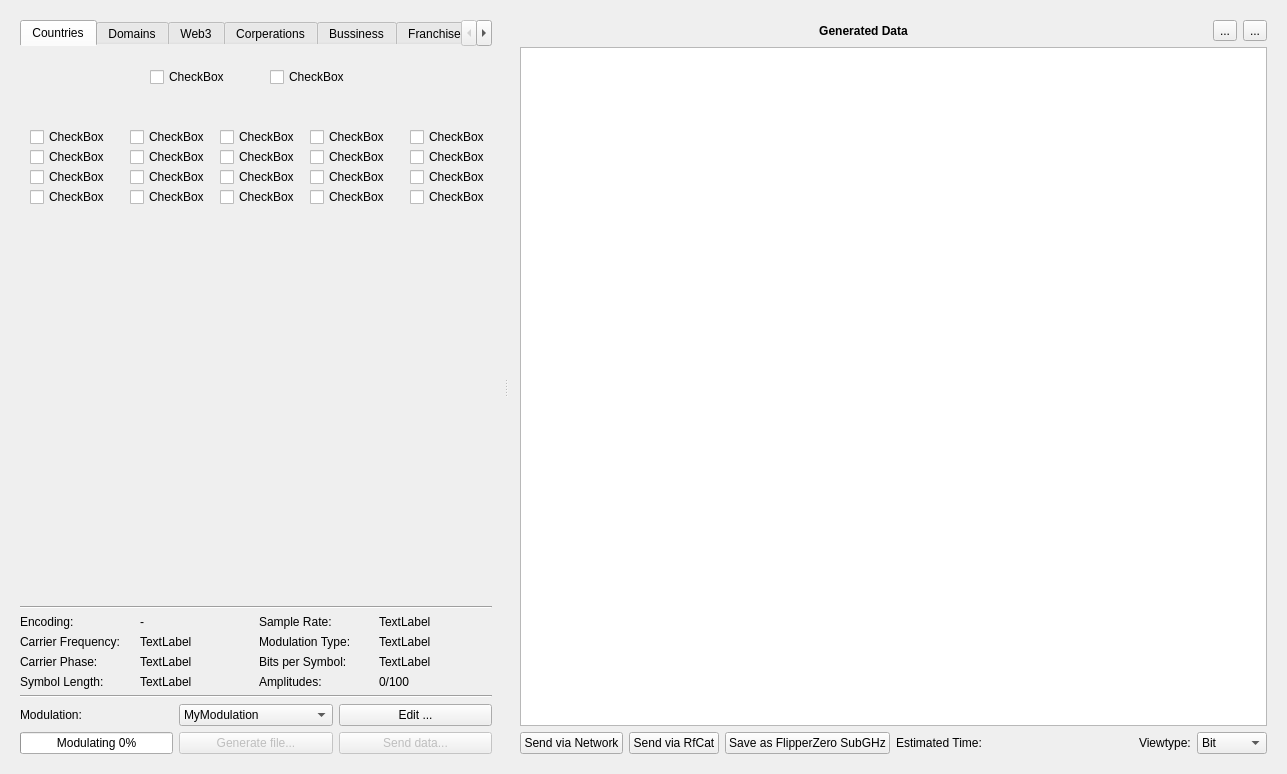
<?xml version="1.0" encoding="UTF-8"?>
<ui version="4.0">
 <class>GeneratorTab</class>
 <widget class="QWidget" name="GeneratorTab">
  <property name="geometry">
   <rect>
    <x>0</x>
    <y>0</y>
    <width>1287</width>
    <height>774</height>
   </rect>
  </property>
  <property name="windowTitle">
   <string>Form</string>
  </property>
  <layout class="QVBoxLayout" name="verticalLayout_3">
   <property name="spacing">
    <number>0</number>
   </property>
   <property name="leftMargin">
    <number>0</number>
   </property>
   <property name="topMargin">
    <number>0</number>
   </property>
   <property name="rightMargin">
    <number>0</number>
   </property>
   <property name="bottomMargin">
    <number>0</number>
   </property>
   <item>
    <widget class="QScrollArea" name="scrollArea">
     <property name="frameShape">
      <enum>QFrame::NoFrame</enum>
     </property>
     <property name="widgetResizable">
      <bool>true</bool>
     </property>
     <widget class="QWidget" name="scrollAreaWidgetContents">
      <property name="geometry">
       <rect>
        <x>0</x>
        <y>0</y>
        <width>1287</width>
        <height>774</height>
       </rect>
      </property>
      <layout class="QVBoxLayout" name="verticalLayout_2">
       <item>
        <widget class="QSplitter" name="splitter">
         <property name="styleSheet">
          <string notr="true">QSplitter::handle:horizontal {
margin: 4px 0px;
    background-color: qlineargradient(x1:0, y1:0, x2:0, y2:1, 
stop:0 rgba(255, 255, 255, 0), 
stop:0.5 rgba(100, 100, 100, 100), 
stop:1 rgba(255, 255, 255, 0));
image: url(:/icons/icons/splitter_handle_vertical.svg);
}</string>
         </property>
         <property name="orientation">
          <enum>Qt::Horizontal</enum>
         </property>
         <property name="handleWidth">
          <number>6</number>
         </property>
         <widget class="QWidget" name="layoutWidget_2">
          <layout class="QVBoxLayout" name="verticalLayout">
           <property name="leftMargin">
            <number>11</number>
           </property>
           <property name="topMargin">
            <number>11</number>
           </property>
           <property name="rightMargin">
            <number>11</number>
           </property>
           <property name="bottomMargin">
            <number>11</number>
           </property>
           <item>
            <widget class="QTabWidget" name="tabWidget">
             <property name="sizePolicy">
              <sizepolicy hsizetype="Expanding" vsizetype="Expanding">
               <horstretch>0</horstretch>
               <verstretch>0</verstretch>
              </sizepolicy>
             </property>
             <property name="styleSheet">
              <string notr="true">QTabWidget::pane { border: 0; }</string>
             </property>
             <property name="tabPosition">
              <enum>QTabWidget::North</enum>
             </property>
             <property name="tabShape">
              <enum>QTabWidget::Rounded</enum>
             </property>
             <property name="currentIndex">
              <number>0</number>
             </property>
             <widget class="QWidget" name="tab_proto">
              <attribute name="title">
               <string>Countries</string>
              </attribute>
              <widget class="QCheckBox" name="checkBox">
               <property name="geometry">
                <rect>
                 <x>250</x>
                 <y>20</y>
                 <width>78</width>
                 <height>22</height>
                </rect>
               </property>
               <property name="text">
                <string>CheckBox</string>
               </property>
              </widget>
              <widget class="QCheckBox" name="checkBox_2">
               <property name="geometry">
                <rect>
                 <x>130</x>
                 <y>20</y>
                 <width>78</width>
                 <height>22</height>
                </rect>
               </property>
               <property name="text">
                <string>CheckBox</string>
               </property>
              </widget>
              <widget class="QCheckBox" name="checkBox_3">
               <property name="geometry">
                <rect>
                 <x>290</x>
                 <y>80</y>
                 <width>78</width>
                 <height>22</height>
                </rect>
               </property>
               <property name="text">
                <string>CheckBox</string>
               </property>
              </widget>
              <widget class="QCheckBox" name="checkBox_4">
               <property name="geometry">
                <rect>
                 <x>390</x>
                 <y>80</y>
                 <width>78</width>
                 <height>22</height>
                </rect>
               </property>
               <property name="text">
                <string>CheckBox</string>
               </property>
              </widget>
              <widget class="QCheckBox" name="checkBox_5">
               <property name="geometry">
                <rect>
                 <x>200</x>
                 <y>80</y>
                 <width>78</width>
                 <height>22</height>
                </rect>
               </property>
               <property name="text">
                <string>CheckBox</string>
               </property>
              </widget>
              <widget class="QCheckBox" name="checkBox_6">
               <property name="geometry">
                <rect>
                 <x>110</x>
                 <y>80</y>
                 <width>78</width>
                 <height>22</height>
                </rect>
               </property>
               <property name="text">
                <string>CheckBox</string>
               </property>
              </widget>
              <widget class="QCheckBox" name="checkBox_7">
               <property name="geometry">
                <rect>
                 <x>10</x>
                 <y>80</y>
                 <width>78</width>
                 <height>22</height>
                </rect>
               </property>
               <property name="text">
                <string>CheckBox</string>
               </property>
              </widget>
              <widget class="QCheckBox" name="checkBox_8">
               <property name="geometry">
                <rect>
                 <x>110</x>
                 <y>120</y>
                 <width>78</width>
                 <height>22</height>
                </rect>
               </property>
               <property name="text">
                <string>CheckBox</string>
               </property>
              </widget>
              <widget class="QCheckBox" name="checkBox_9">
               <property name="geometry">
                <rect>
                 <x>10</x>
                 <y>120</y>
                 <width>78</width>
                 <height>22</height>
                </rect>
               </property>
               <property name="text">
                <string>CheckBox</string>
               </property>
              </widget>
              <widget class="QCheckBox" name="checkBox_10">
               <property name="geometry">
                <rect>
                 <x>200</x>
                 <y>120</y>
                 <width>78</width>
                 <height>22</height>
                </rect>
               </property>
               <property name="text">
                <string>CheckBox</string>
               </property>
              </widget>
              <widget class="QCheckBox" name="checkBox_11">
               <property name="geometry">
                <rect>
                 <x>390</x>
                 <y>120</y>
                 <width>78</width>
                 <height>22</height>
                </rect>
               </property>
               <property name="text">
                <string>CheckBox</string>
               </property>
              </widget>
              <widget class="QCheckBox" name="checkBox_12">
               <property name="geometry">
                <rect>
                 <x>290</x>
                 <y>120</y>
                 <width>78</width>
                 <height>22</height>
                </rect>
               </property>
               <property name="text">
                <string>CheckBox</string>
               </property>
              </widget>
              <widget class="QCheckBox" name="checkBox_13">
               <property name="geometry">
                <rect>
                 <x>110</x>
                 <y>140</y>
                 <width>78</width>
                 <height>22</height>
                </rect>
               </property>
               <property name="text">
                <string>CheckBox</string>
               </property>
              </widget>
              <widget class="QCheckBox" name="checkBox_14">
               <property name="geometry">
                <rect>
                 <x>10</x>
                 <y>140</y>
                 <width>78</width>
                 <height>22</height>
                </rect>
               </property>
               <property name="text">
                <string>CheckBox</string>
               </property>
              </widget>
              <widget class="QCheckBox" name="checkBox_15">
               <property name="geometry">
                <rect>
                 <x>200</x>
                 <y>140</y>
                 <width>78</width>
                 <height>22</height>
                </rect>
               </property>
               <property name="text">
                <string>CheckBox</string>
               </property>
              </widget>
              <widget class="QCheckBox" name="checkBox_16">
               <property name="geometry">
                <rect>
                 <x>390</x>
                 <y>140</y>
                 <width>78</width>
                 <height>22</height>
                </rect>
               </property>
               <property name="text">
                <string>CheckBox</string>
               </property>
              </widget>
              <widget class="QCheckBox" name="checkBox_17">
               <property name="geometry">
                <rect>
                 <x>290</x>
                 <y>140</y>
                 <width>78</width>
                 <height>22</height>
                </rect>
               </property>
               <property name="text">
                <string>CheckBox</string>
               </property>
              </widget>
              <widget class="QCheckBox" name="checkBox_18">
               <property name="geometry">
                <rect>
                 <x>110</x>
                 <y>100</y>
                 <width>78</width>
                 <height>22</height>
                </rect>
               </property>
               <property name="text">
                <string>CheckBox</string>
               </property>
              </widget>
              <widget class="QCheckBox" name="checkBox_19">
               <property name="geometry">
                <rect>
                 <x>10</x>
                 <y>100</y>
                 <width>78</width>
                 <height>22</height>
                </rect>
               </property>
               <property name="text">
                <string>CheckBox</string>
               </property>
              </widget>
              <widget class="QCheckBox" name="checkBox_20">
               <property name="geometry">
                <rect>
                 <x>200</x>
                 <y>100</y>
                 <width>78</width>
                 <height>22</height>
                </rect>
               </property>
               <property name="text">
                <string>CheckBox</string>
               </property>
              </widget>
              <widget class="QCheckBox" name="checkBox_21">
               <property name="geometry">
                <rect>
                 <x>390</x>
                 <y>100</y>
                 <width>78</width>
                 <height>22</height>
                </rect>
               </property>
               <property name="text">
                <string>CheckBox</string>
               </property>
              </widget>
              <widget class="QCheckBox" name="checkBox_22">
               <property name="geometry">
                <rect>
                 <x>290</x>
                 <y>100</y>
                 <width>78</width>
                 <height>22</height>
                </rect>
               </property>
               <property name="text">
                <string>CheckBox</string>
               </property>
              </widget>
             </widget>
             <widget class="QWidget" name="tab_pauses">
              <attribute name="title">
               <string>Domains</string>
              </attribute>
              <layout class="QGridLayout" name="gridLayout_5">
               <property name="leftMargin">
                <number>0</number>
               </property>
               <property name="topMargin">
                <number>0</number>
               </property>
               <property name="rightMargin">
                <number>0</number>
               </property>
               <property name="bottomMargin">
                <number>0</number>
               </property>
               <item row="0" column="0" colspan="2">
                <widget class="GeneratorListWidget" name="lWPauses">
                 <property name="sizePolicy">
                  <sizepolicy hsizetype="Expanding" vsizetype="Expanding">
                   <horstretch>0</horstretch>
                   <verstretch>0</verstretch>
                  </sizepolicy>
                 </property>
                 <property name="toolTip">
                  <string>&lt;html&gt;&lt;head/&gt;&lt;body&gt;&lt;p&gt;The pauses will be added automatically when you drag a protocol from the tree above to the table on the right.&lt;br/&gt;&lt;/p&gt;&lt;p&gt;You can see the &lt;span style=&quot; font-weight:600;&quot;&gt;position&lt;/span&gt; of each pause by &lt;span style=&quot; font-weight:600;&quot;&gt;selecting it&lt;/span&gt;. There will be drawn a line in the table indicating the position of the pause.&lt;br/&gt;&lt;/p&gt;&lt;p&gt;Use context menu or double click to &lt;span style=&quot; font-weight:600;&quot;&gt;edit a pauses' length&lt;/span&gt;.&lt;/p&gt;&lt;/body&gt;&lt;/html&gt;</string>
                 </property>
                 <property name="editTriggers">
                  <set>QAbstractItemView::DoubleClicked|QAbstractItemView::EditKeyPressed</set>
                 </property>
                 <property name="showDropIndicator" stdset="0">
                  <bool>false</bool>
                 </property>
                 <property name="dragDropMode">
                  <enum>QAbstractItemView::NoDragDrop</enum>
                 </property>
                </widget>
               </item>
              </layout>
             </widget>
             <widget class="QWidget" name="tab">
              <attribute name="title">
               <string>Web3</string>
              </attribute>
              <widget class="QGroupBox" name="groupBox_2">
               <property name="geometry">
                <rect>
                 <x>0</x>
                 <y>450</y>
                 <width>479</width>
                 <height>85</height>
                </rect>
               </property>
               <property name="title">
                <string>Add fuzzing values to generated data</string>
               </property>
               <layout class="QHBoxLayout" name="horizontalLayout_8">
                <item>
                 <widget class="QStackedWidget" name="stackedWidgetFuzzing_2">
                  <property name="sizePolicy">
                   <sizepolicy hsizetype="Preferred" vsizetype="Maximum">
                    <horstretch>0</horstretch>
                    <verstretch>0</verstretch>
                   </sizepolicy>
                  </property>
                  <property name="currentIndex">
                   <number>0</number>
                  </property>
                  <widget class="QWidget" name="pageFuzzingUI_2">
                   <layout class="QHBoxLayout" name="horizontalLayout_5">
                    <item>
                     <widget class="QPushButton" name="btnFuzz_2">
                      <property name="text">
                       <string>Fuzz</string>
                      </property>
                     </widget>
                    </item>
                    <item>
                     <widget class="QRadioButton" name="rBSuccessive_2">
                      <property name="toolTip">
                       <string>&lt;html&gt;&lt;head/&gt;&lt;body&gt;&lt;p&gt;For multiple labels per message the fuzzed values are inserted &lt;span style=&quot; font-weight:600;&quot;&gt;one-by-one&lt;/span&gt;.&lt;/p&gt;&lt;/body&gt;&lt;/html&gt;</string>
                      </property>
                      <property name="text">
                       <string>S&amp;uccessive</string>
                      </property>
                      <property name="checked">
                       <bool>true</bool>
                      </property>
                     </widget>
                    </item>
                    <item>
                     <widget class="QRadioButton" name="rbConcurrent_2">
                      <property name="toolTip">
                       <string>&lt;html&gt;&lt;head/&gt;&lt;body&gt;&lt;p&gt;For multiple labels per message the labels are fuzzed &lt;span style=&quot; font-weight:600;&quot;&gt;at the same time&lt;/span&gt;.&lt;/p&gt;&lt;/body&gt;&lt;/html&gt;</string>
                      </property>
                      <property name="text">
                       <string>&amp;Concurrent</string>
                      </property>
                     </widget>
                    </item>
                    <item>
                     <widget class="QRadioButton" name="rBExhaustive_2">
                      <property name="toolTip">
                       <string>&lt;html&gt;&lt;head/&gt;&lt;body&gt;&lt;p&gt;For multiple labels per message the fuzzed values are inserted in &lt;span style=&quot; font-weight:600;&quot;&gt;all possible combinations&lt;/span&gt;.&lt;/p&gt;&lt;/body&gt;&lt;/html&gt;</string>
                      </property>
                      <property name="text">
                       <string>E&amp;xhaustive</string>
                      </property>
                     </widget>
                    </item>
                   </layout>
                  </widget>
                  <widget class="QWidget" name="pageFuzzingProgressBar_2">
                   <layout class="QHBoxLayout" name="horizontalLayout_9">
                    <item>
                     <widget class="QProgressBar" name="progressBarFuzzing_2">
                      <property name="value">
                       <number>24</number>
                      </property>
                      <property name="format">
                       <string>%v/%m</string>
                      </property>
                     </widget>
                    </item>
                   </layout>
                  </widget>
                 </widget>
                </item>
               </layout>
              </widget>
             </widget>
             <widget class="QWidget" name="tab_fuzzing">
              <attribute name="title">
               <string>Corperations</string>
              </attribute>
              <layout class="QVBoxLayout" name="verticalLayout_9">
               <property name="spacing">
                <number>6</number>
               </property>
               <property name="leftMargin">
                <number>0</number>
               </property>
               <property name="topMargin">
                <number>0</number>
               </property>
               <property name="rightMargin">
                <number>0</number>
               </property>
               <property name="bottomMargin">
                <number>0</number>
               </property>
               <item>
                <widget class="GeneratorListView" name="listViewProtoLabels">
                 <property name="sizePolicy">
                  <sizepolicy hsizetype="Expanding" vsizetype="Expanding">
                   <horstretch>0</horstretch>
                   <verstretch>0</verstretch>
                  </sizepolicy>
                 </property>
                 <property name="editTriggers">
                  <set>QAbstractItemView::EditKeyPressed</set>
                 </property>
                </widget>
               </item>
               <item>
                <widget class="QGroupBox" name="groupBox">
                 <property name="title">
                  <string>Add fuzzing values to generated data</string>
                 </property>
                 <layout class="QHBoxLayout" name="horizontalLayout_6">
                  <item>
                   <widget class="QStackedWidget" name="stackedWidgetFuzzing">
                    <property name="sizePolicy">
                     <sizepolicy hsizetype="Preferred" vsizetype="Maximum">
                      <horstretch>0</horstretch>
                      <verstretch>0</verstretch>
                     </sizepolicy>
                    </property>
                    <property name="currentIndex">
                     <number>0</number>
                    </property>
                    <widget class="QWidget" name="pageFuzzingUI">
                     <layout class="QHBoxLayout" name="horizontalLayout_4">
                      <item>
                       <widget class="QPushButton" name="btnFuzz">
                        <property name="text">
                         <string>Fuzz</string>
                        </property>
                       </widget>
                      </item>
                      <item>
                       <widget class="QRadioButton" name="rBSuccessive">
                        <property name="toolTip">
                         <string>&lt;html&gt;&lt;head/&gt;&lt;body&gt;&lt;p&gt;For multiple labels per message the fuzzed values are inserted &lt;span style=&quot; font-weight:600;&quot;&gt;one-by-one&lt;/span&gt;.&lt;/p&gt;&lt;/body&gt;&lt;/html&gt;</string>
                        </property>
                        <property name="text">
                         <string>S&amp;uccessive</string>
                        </property>
                        <property name="checked">
                         <bool>true</bool>
                        </property>
                       </widget>
                      </item>
                      <item>
                       <widget class="QRadioButton" name="rbConcurrent">
                        <property name="toolTip">
                         <string>&lt;html&gt;&lt;head/&gt;&lt;body&gt;&lt;p&gt;For multiple labels per message the labels are fuzzed &lt;span style=&quot; font-weight:600;&quot;&gt;at the same time&lt;/span&gt;.&lt;/p&gt;&lt;/body&gt;&lt;/html&gt;</string>
                        </property>
                        <property name="text">
                         <string>&amp;Concurrent</string>
                        </property>
                       </widget>
                      </item>
                      <item>
                       <widget class="QRadioButton" name="rBExhaustive">
                        <property name="toolTip">
                         <string>&lt;html&gt;&lt;head/&gt;&lt;body&gt;&lt;p&gt;For multiple labels per message the fuzzed values are inserted in &lt;span style=&quot; font-weight:600;&quot;&gt;all possible combinations&lt;/span&gt;.&lt;/p&gt;&lt;/body&gt;&lt;/html&gt;</string>
                        </property>
                        <property name="text">
                         <string>E&amp;xhaustive</string>
                        </property>
                       </widget>
                      </item>
                     </layout>
                    </widget>
                    <widget class="QWidget" name="pageFuzzingProgressBar">
                     <layout class="QHBoxLayout" name="horizontalLayout_7">
                      <item>
                       <widget class="QProgressBar" name="progressBarFuzzing">
                        <property name="value">
                         <number>24</number>
                        </property>
                        <property name="format">
                         <string>%v/%m</string>
                        </property>
                       </widget>
                      </item>
                     </layout>
                    </widget>
                   </widget>
                  </item>
                 </layout>
                </widget>
               </item>
              </layout>
             </widget>
             <widget class="QWidget" name="tab_2">
              <attribute name="title">
               <string>Bussiness</string>
              </attribute>
             </widget>
             <widget class="QWidget" name="tab_3">
              <attribute name="title">
               <string>Franchise</string>
              </attribute>
             </widget>
             <widget class="QWidget" name="tab_4">
              <attribute name="title">
               <string>Page</string>
              </attribute>
             </widget>
            </widget>
           </item>
           <item>
            <widget class="Line" name="line_2">
             <property name="orientation">
              <enum>Qt::Horizontal</enum>
             </property>
            </widget>
           </item>
           <item>
            <layout class="QGridLayout" name="gridLayout_6">
             <property name="leftMargin">
              <number>0</number>
             </property>
             <property name="rightMargin">
              <number>0</number>
             </property>
             <item row="0" column="0" colspan="3">
              <layout class="QGridLayout" name="modulationLayout_2">
               <item row="2" column="1">
                <widget class="QLabel" name="lCarrierPhaseValue">
                 <property name="text">
                  <string>TextLabel</string>
                 </property>
                </widget>
               </item>
               <item row="1" column="3">
                <widget class="QLabel" name="lModTypeValue">
                 <property name="text">
                  <string>TextLabel</string>
                 </property>
                </widget>
               </item>
               <item row="3" column="0">
                <widget class="QLabel" name="lBitLength">
                 <property name="text">
                  <string>Symbol Length:</string>
                 </property>
                </widget>
               </item>
               <item row="0" column="0">
                <widget class="QLabel" name="lEncoding">
                 <property name="text">
                  <string>Encoding:</string>
                 </property>
                </widget>
               </item>
               <item row="1" column="1">
                <widget class="QLabel" name="lCarrierFreqValue">
                 <property name="text">
                  <string>TextLabel</string>
                 </property>
                </widget>
               </item>
               <item row="3" column="1">
                <widget class="QLabel" name="lBitLenValue">
                 <property name="text">
                  <string>TextLabel</string>
                 </property>
                </widget>
               </item>
               <item row="0" column="1">
                <widget class="QLabel" name="lEncodingValue">
                 <property name="sizePolicy">
                  <sizepolicy hsizetype="Preferred" vsizetype="Preferred">
                   <horstretch>0</horstretch>
                   <verstretch>0</verstretch>
                  </sizepolicy>
                 </property>
                 <property name="text">
                  <string>-</string>
                 </property>
                </widget>
               </item>
               <item row="0" column="2">
                <widget class="QLabel" name="lSampleRate">
                 <property name="text">
                  <string>Sample Rate:</string>
                 </property>
                </widget>
               </item>
               <item row="3" column="3">
                <widget class="ElidedLabel" name="labelParameterValues">
                 <property name="text">
                  <string>0/100</string>
                 </property>
                </widget>
               </item>
               <item row="1" column="2">
                <widget class="QLabel" name="lModType">
                 <property name="text">
                  <string>Modulation Type:</string>
                 </property>
                </widget>
               </item>
               <item row="2" column="0">
                <widget class="QLabel" name="label_carrier_phase">
                 <property name="text">
                  <string>Carrier Phase:</string>
                 </property>
                </widget>
               </item>
               <item row="0" column="3">
                <widget class="QLabel" name="lSampleRateValue">
                 <property name="text">
                  <string>TextLabel</string>
                 </property>
                </widget>
               </item>
               <item row="3" column="2">
                <widget class="QLabel" name="lParamCaption">
                 <property name="text">
                  <string>Amplitudes:</string>
                 </property>
                </widget>
               </item>
               <item row="2" column="2">
                <widget class="QLabel" name="label">
                 <property name="text">
                  <string>Bits per Symbol:</string>
                 </property>
                </widget>
               </item>
               <item row="2" column="3">
                <widget class="QLabel" name="labelBitsPerSymbol">
                 <property name="text">
                  <string>TextLabel</string>
                 </property>
                </widget>
               </item>
               <item row="1" column="0">
                <widget class="QLabel" name="lCarrierFrequency">
                 <property name="text">
                  <string>Carrier Frequency:</string>
                 </property>
                </widget>
               </item>
              </layout>
             </item>
             <item row="1" column="0" colspan="3">
              <widget class="Line" name="line">
               <property name="orientation">
                <enum>Qt::Horizontal</enum>
               </property>
              </widget>
             </item>
             <item row="2" column="1">
              <widget class="QComboBox" name="cBoxModulations">
               <item>
                <property name="text">
                 <string>MyModulation</string>
                </property>
               </item>
              </widget>
             </item>
             <item row="5" column="0">
              <widget class="QProgressBar" name="prBarGeneration">
               <property name="sizePolicy">
                <sizepolicy hsizetype="Minimum" vsizetype="Fixed">
                 <horstretch>0</horstretch>
                 <verstretch>0</verstretch>
                </sizepolicy>
               </property>
               <property name="value">
                <number>0</number>
               </property>
               <property name="format">
                <string>Modulating %p%</string>
               </property>
              </widget>
             </item>
             <item row="5" column="2">
              <widget class="QPushButton" name="btnSend">
               <property name="enabled">
                <bool>false</bool>
               </property>
               <property name="text">
                <string>Send data...</string>
               </property>
               <property name="icon">
                <iconset theme="media-playback-start"/>
               </property>
              </widget>
             </item>
             <item row="2" column="2">
              <widget class="QPushButton" name="btnEditModulation">
               <property name="text">
                <string>Edit ...</string>
               </property>
              </widget>
             </item>
             <item row="2" column="0">
              <widget class="QLabel" name="lModulation">
               <property name="text">
                <string>Modulation:</string>
               </property>
              </widget>
             </item>
             <item row="5" column="1">
              <widget class="QPushButton" name="btnGenerate">
               <property name="enabled">
                <bool>false</bool>
               </property>
               <property name="toolTip">
                <string>Generate the complex file of the modulated signal, after tuning all parameters above.</string>
               </property>
               <property name="text">
                <string>Generate file...</string>
               </property>
               <property name="icon">
                <iconset theme="document-new"/>
               </property>
              </widget>
             </item>
            </layout>
           </item>
          </layout>
         </widget>
         <widget class="QWidget" name="layoutWidget">
          <layout class="QGridLayout" name="gridLayout_2">
           <property name="leftMargin">
            <number>11</number>
           </property>
           <property name="topMargin">
            <number>11</number>
           </property>
           <property name="rightMargin">
            <number>11</number>
           </property>
           <property name="bottomMargin">
            <number>11</number>
           </property>
           <item row="1" column="0" colspan="8">
            <widget class="GeneratorTableView" name="tableMessages">
             <property name="acceptDrops">
              <bool>true</bool>
             </property>
             <property name="frameShape">
              <enum>QFrame::StyledPanel</enum>
             </property>
             <property name="dragEnabled">
              <bool>false</bool>
             </property>
             <property name="dragDropOverwriteMode">
              <bool>false</bool>
             </property>
             <property name="dragDropMode">
              <enum>QAbstractItemView::DropOnly</enum>
             </property>
             <property name="defaultDropAction">
              <enum>Qt::CopyAction</enum>
             </property>
             <property name="alternatingRowColors">
              <bool>true</bool>
             </property>
             <property name="selectionBehavior">
              <enum>QAbstractItemView::SelectItems</enum>
             </property>
             <property name="verticalScrollMode">
              <enum>QAbstractItemView::ScrollPerPixel</enum>
             </property>
             <property name="horizontalScrollMode">
              <enum>QAbstractItemView::ScrollPerPixel</enum>
             </property>
             <property name="showGrid">
              <bool>false</bool>
             </property>
             <attribute name="horizontalHeaderHighlightSections">
              <bool>false</bool>
             </attribute>
             <attribute name="verticalHeaderHighlightSections">
              <bool>false</bool>
             </attribute>
            </widget>
           </item>
           <item row="2" column="0">
            <widget class="QPushButton" name="btnNetworkSDRSend">
             <property name="toolTip">
              <string>&lt;html&gt;&lt;head/&gt;&lt;body&gt;&lt;p&gt;&lt;span style=&quot; font-weight:600;&quot;&gt;Send encoded data to your external application via TCP.&lt;/span&gt;&lt;/p&gt;&lt;/body&gt;&lt;/html&gt;</string>
             </property>
             <property name="text">
              <string>Send via Network</string>
             </property>
             <property name="icon">
              <iconset theme="network-wired"/>
             </property>
             <property name="checkable">
              <bool>true</bool>
             </property>
            </widget>
           </item>
           <item row="2" column="4" colspan="2">
            <spacer name="horizontalSpacer_3">
             <property name="orientation">
              <enum>Qt::Horizontal</enum>
             </property>
             <property name="sizeHint" stdset="0">
              <size>
               <width>38</width>
               <height>22</height>
              </size>
             </property>
            </spacer>
           </item>
           <item row="2" column="7">
            <widget class="QComboBox" name="cbViewType">
             <item>
              <property name="text">
               <string>Bit</string>
              </property>
             </item>
             <item>
              <property name="text">
               <string>Hex</string>
              </property>
             </item>
             <item>
              <property name="text">
               <string>ASCII</string>
              </property>
             </item>
            </widget>
           </item>
           <item row="2" column="6">
            <widget class="QLabel" name="lViewType">
             <property name="sizePolicy">
              <sizepolicy hsizetype="Fixed" vsizetype="Preferred">
               <horstretch>0</horstretch>
               <verstretch>0</verstretch>
              </sizepolicy>
             </property>
             <property name="text">
              <string>Viewtype:</string>
             </property>
            </widget>
           </item>
           <item row="2" column="1">
            <widget class="QPushButton" name="btnRfCatSend">
             <property name="toolTip">
              <string>&lt;html&gt;&lt;head/&gt;&lt;body&gt;&lt;p&gt;&lt;span style=&quot; font-weight:600;&quot;&gt;Send encoded data via RfCat. &lt;/span&gt;&lt;/p&gt;&lt;p&gt;&lt;span style=&quot; font-style:italic;&quot;&gt;Hit again for stopping the sending process. Note that you can set the number of repetitions (from 1 to infinite) in:&lt;/span&gt;&lt;/p&gt;&lt;p&gt;&lt;span style=&quot; font-style:italic;&quot;&gt;Edit-&amp;gt;Options-&amp;gt;Device-&amp;gt;'Device sending repetitions'&lt;/span&gt;&lt;/p&gt;&lt;/body&gt;&lt;/html&gt;</string>
             </property>
             <property name="text">
              <string>Send via RfCat</string>
             </property>
             <property name="icon">
              <iconset theme="network-wireless"/>
             </property>
            </widget>
           </item>
           <item row="0" column="0" colspan="8">
            <layout class="QHBoxLayout" name="horizontalLayout">
             <property name="topMargin">
              <number>0</number>
             </property>
             <property name="bottomMargin">
              <number>0</number>
             </property>
             <item>
              <widget class="QLabel" name="labelGeneratedData">
               <property name="sizePolicy">
                <sizepolicy hsizetype="Preferred" vsizetype="Preferred">
                 <horstretch>0</horstretch>
                 <verstretch>0</verstretch>
                </sizepolicy>
               </property>
               <property name="font">
                <font>
                 <bold>true</bold>
                </font>
               </property>
               <property name="text">
                <string>Generated Data</string>
               </property>
               <property name="alignment">
                <set>Qt::AlignCenter</set>
               </property>
              </widget>
             </item>
             <item>
              <widget class="QToolButton" name="btnSave">
               <property name="sizePolicy">
                <sizepolicy hsizetype="Fixed" vsizetype="Preferred">
                 <horstretch>0</horstretch>
                 <verstretch>0</verstretch>
                </sizepolicy>
               </property>
               <property name="toolTip">
                <string>Save current fuzz profile.</string>
               </property>
               <property name="text">
                <string>...</string>
               </property>
               <property name="icon">
                <iconset theme="document-save"/>
               </property>
              </widget>
             </item>
             <item>
              <widget class="QToolButton" name="btnOpen">
               <property name="sizePolicy">
                <sizepolicy hsizetype="Fixed" vsizetype="Preferred">
                 <horstretch>0</horstretch>
                 <verstretch>0</verstretch>
                </sizepolicy>
               </property>
               <property name="toolTip">
                <string>Load a fuzz profile.</string>
               </property>
               <property name="text">
                <string>...</string>
               </property>
               <property name="icon">
                <iconset theme="document-open"/>
               </property>
              </widget>
             </item>
            </layout>
           </item>
           <item row="2" column="3">
            <widget class="QLabel" name="lEstimatedTime">
             <property name="toolTip">
              <string>&lt;html&gt;&lt;head/&gt;&lt;body&gt;&lt;p&gt;The estimated average time is based on the average number of bits per message and average sample rate, you set for the modulations.&lt;/p&gt;&lt;/body&gt;&lt;/html&gt;</string>
             </property>
             <property name="text">
              <string>Estimated Time: </string>
             </property>
            </widget>
           </item>
           <item row="2" column="2">
            <widget class="QPushButton" name="btnFZSave">
             <property name="text">
              <string>Save as FlipperZero SubGHz</string>
             </property>
             <property name="icon">
              <iconset theme="document-save-as"/>
             </property>
            </widget>
           </item>
          </layout>
         </widget>
        </widget>
       </item>
      </layout>
     </widget>
    </widget>
   </item>
  </layout>
 </widget>
 <customwidgets>
  <customwidget>
   <class>ElidedLabel</class>
   <extends>QLabel</extends>
   <header>urh.ui.ElidedLabel.h</header>
  </customwidget>
  <customwidget>
   <class>GeneratorTableView</class>
   <extends>QTableView</extends>
   <header>urh.ui.views.GeneratorTableView.h</header>
  </customwidget>
  <customwidget>
   <class>GeneratorListWidget</class>
   <extends>QListWidget</extends>
   <header>urh.ui.GeneratorListWidget.h</header>
  </customwidget>
  <customwidget>
   <class>GeneratorListView</class>
   <extends>QListView</extends>
   <header>urh.ui.views.GeneratorListView.h</header>
  </customwidget>
 </customwidgets>
 <resources/>
 <connections/>
</ui>
